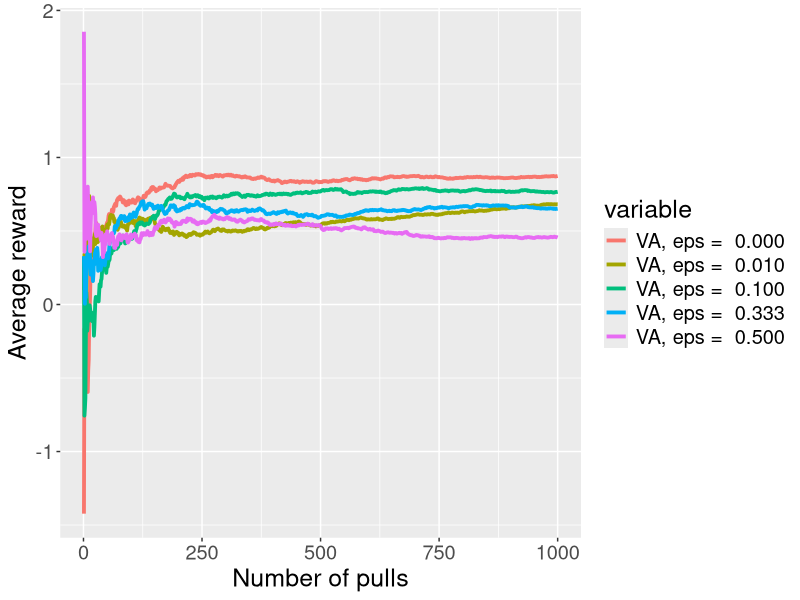

Source code (R):
library(ggplot2)
library(reshape2)


num.of.pulls <- 1000    # How many times to pull the lever?
num.of.bandits <- 10    # How many bandis are there to choose from?

# Generate means and standard deviations for each bandit.
bandit.means <- rnorm(num.of.bandits, mean=0, sd=1)
bandit.sds <- rep(1, num.of.bandits)

# Select the bandit with the largest mean.
best.bandit <- which.max(bandit.means)

# First try the sample-average method that always chooses the bandit whose
# average of sample rewards gotten so far is the largest. Then try
# \epsilon-greedy action-value methods that with \epsilon probability uniformly
# choose a random bandit instead of the most promising one. This introduces
# some exploration instead of just exploiting all the time.

epsilons <- c(0, 1/100, 1/10, 1/3, 1/2)

bandit.estimated.means <- matrix(0, nrow=length(epsilons), ncol=num.of.bandits)
bandit.times.pulled <- matrix(0, nrow=length(epsilons), ncol=num.of.bandits)
best.mean.history <- matrix(0, nrow=length(epsilons), ncol=num.of.pulls)
reward.history <- matrix(0, nrow=length(epsilons), ncol=num.of.pulls)
pull.history <- matrix(0, nrow=length(epsilons), ncol=num.of.pulls)


for (j in 1:length(epsilons)) {
    for (i in 1:num.of.pulls) {

        # Determine which bandit to pull.
        if (runif(1) < epsilons[j]) {
            bandit <- sample(1:num.of.bandits, size=1)
        } else {
            bandit <- which.max(bandit.estimated.means[j, ])
        }

        # Generate a reward.
        reward <- rnorm(n=1, mean=bandit.means[bandit], sd=bandit.sds[bandit])

        # Bookkeeping for nice plots.
        reward.history[j, i] <- reward
        pull.history[j, i] <- bandit
        best.mean.history[j, i] <- max(bandit.estimated.means[j, ])

        # Increment sample average.
        bandit.times.pulled[j, bandit] <- bandit.times.pulled[j, bandit] + 1
        avg <- bandit.estimated.means[j, bandit]
        bandit.estimated.means[j, bandit] <-
            avg + (reward-avg) / bandit.times.pulled[j, bandit]

    }
}

# Plot mean reward per pull history for different epsilon choices.

avg.rewards <- apply(reward.history, 1, function(row) {
    cumsum(row) / 1:num.of.pulls
})

EpsilonToColumnName <- function (epsilon) {
    paste("VA, eps = ", sprintf("%.3f", epsilon))
}

avg.reward.per.pull <- as.data.frame(avg.rewards)
colnames(avg.reward.per.pull) <- sapply(epsilons, EpsilonToColumnName)
avg.reward.per.pull$pull <- 1:num.of.pulls

colors <- rainbow(length(epsilons))

df <- melt(avg.reward.per.pull, id="pull")

p <- ggplot(df, aes(x=pull, y=value, color=variable)) +
    geom_line(size=1.3) +
    xlab("Number of pulls") +
    ylab("Average reward") +
    theme(text = element_text(size=18))
print(p)
